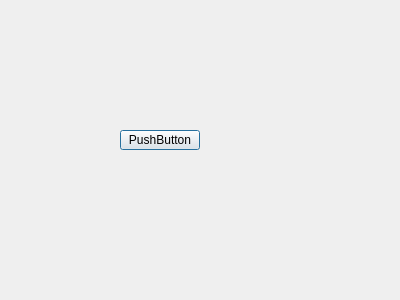
<?xml version="1.0" encoding="UTF-8"?>
<ui version="4.0">
 <class>Dialog</class>
 <widget class="QDialog" name="Dialog">
  <property name="geometry">
   <rect>
    <x>0</x>
    <y>0</y>
    <width>400</width>
    <height>300</height>
   </rect>
  </property>
  <property name="windowTitle">
   <string>Dialog</string>
  </property>
  <widget class="QPushButton" name="pushButton">
   <property name="geometry">
    <rect>
     <x>120</x>
     <y>130</y>
     <width>80</width>
     <height>20</height>
    </rect>
   </property>
   <property name="text">
    <string>PushButton</string>
   </property>
  </widget>
 </widget>
 <resources/>
 <connections/>
</ui>
